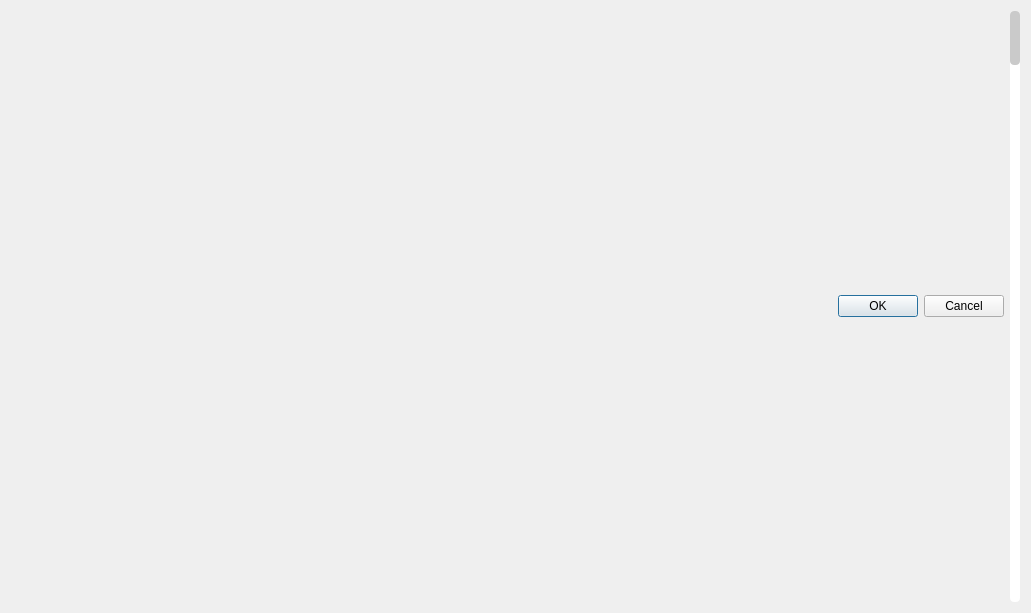
<?xml version="1.0" encoding="UTF-8"?>
<ui version="4.0">
 <class>temp</class>
 <widget class="QWidget" name="temp">
  <property name="geometry">
   <rect>
    <x>0</x>
    <y>0</y>
    <width>1031</width>
    <height>613</height>
   </rect>
  </property>
  <property name="windowTitle">
   <string>Form</string>
  </property>
  <layout class="QHBoxLayout" name="horizontalLayout">
   <item>
    <widget class="QWidget" name="widget" native="true">
     <property name="styleSheet">
      <string notr="true">border-image: url(:/background/1111.png);</string>
     </property>
    </widget>
   </item>
   <item>
    <widget class="QDialogButtonBox" name="buttonBox">
     <property name="standardButtons">
      <set>QDialogButtonBox::Cancel|QDialogButtonBox::Ok</set>
     </property>
    </widget>
   </item>
   <item>
    <widget class="QScrollBar" name="verticalScrollBar">
     <property name="styleSheet">
      <string notr="true">QScrollBar:vertical
{
    border-radius:4px;
    background: white;
    width: 10px;
    margin: 0px 0px 0 0px;
}
QScrollBar:vertical:hover
{
    border-radius:4px;
    background: rgb(228,228,228);
    width: 10px;
    margin: 0px 0px 0 0px;
}
 
QScrollBar::handle:vertical 
{
    background: rgb(202,202,202);
    border-radius:4px;
    min-height: 20px;
}
QScrollBar::handle:vertical:hover
{
    background: rgb(113,113,113);
    border-radius:4px;
    min-height: 20px;
}
 
QScrollBar::add-line:vertical 
{
    background: none;
    height: 10px;
    subcontrol-position: bottom;
    subcontrol-origin: margin;
}
 
QScrollBar::sub-line:vertical 
{
    background: none;
    height: 10px;
    subcontrol-position: top;
    subcontrol-origin: margin;
}
 
QScrollBar::up-arrow:vertical
{
    width: 10px;
    height: 10px;
    background: url(:/ScrollBar/ScrollBar/scrollbar_arrowup_normal.png);
}
QScrollBar::up-arrow:vertical:hover
{
    width: 10px;
    height: 10px;
    background: url(:/ScrollBar/ScrollBar/scrollbar_arrowup_highlight.png);
}
QScrollBar::up-arrow:vertical:pressed
{
    width: 10px;
    height: 10px;
    background: url(:/ScrollBar/ScrollBar/scrollbar_arrowup_down.png);
}
 
QScrollBar::down-arrow:vertical 
{
    width: 10px;
    height: 10px;
    background: url(:/ScrollBar/ScrollBar/scrollbar_arrowdown_normal.png);
}
QScrollBar::down-arrow:vertical:hover
{
    width: 10px;
    height: 10px;
    background: url(:/ScrollBar/ScrollBar/scrollbar_arrowdown_highlight.png);
}
QScrollBar::down-arrow:vertical:pressed
{
    width: 10px;
    height: 10px;
    background: url(:/ScrollBar/ScrollBar/scrollbar_arrowdown_down.png);
}
 
QScrollBar::add-page:vertical, QScrollBar::sub-page:vertical 
{
    background: none;
}</string>
     </property>
     <property name="orientation">
      <enum>Qt::Vertical</enum>
     </property>
    </widget>
   </item>
  </layout>
 </widget>
 <resources/>
 <connections/>
</ui>
